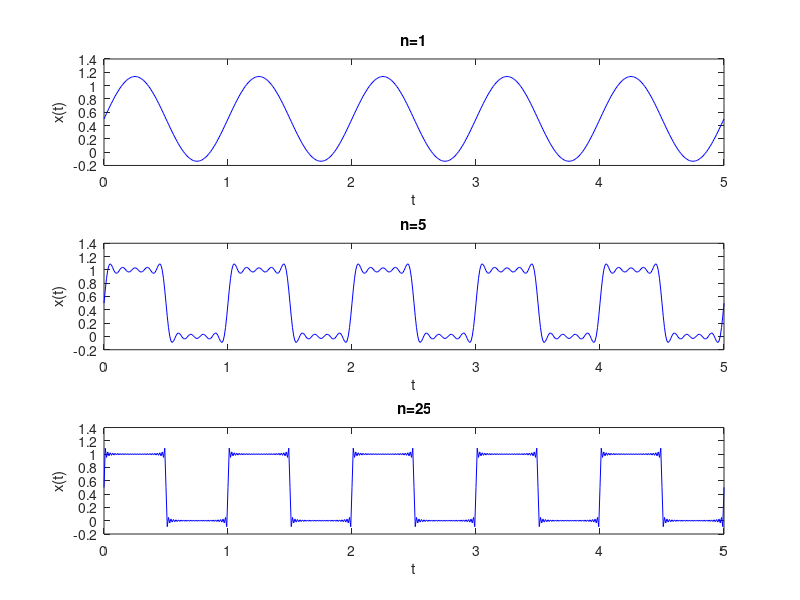

The MATLAB source for this figure:
clear all;
subplot(3 ,1 ,1);
T=1;
t=0:T/100:5;
x=1/2;
for n=1
      x=x+(2/pi)*(1/n)*sin((n*2*pi*t)/T);
end
plot(t,x,'b');
 plot(t,x,'b');
title('n=1');
xlabel(' t ')
ylabel('x(t)')
subplot(3 ,1 ,2);
T=1;
t=0:T/100:5;
x=1/2;
for n=1:2:10
      x=x+(2/pi)*(1/n)*sin((n*2*pi*t)/T);
end
plot(t,x,'b');
 plot(t,x,'b'); 
title('n=5');
xlabel('t')
ylabel('x(t)')
subplot(3 ,1 ,3);
T=1;
t=0:T/100:5;
x=1/2;
for n=1:2:50
      x=x+(2/pi)*(1/n)*sin((n*2*pi*t)/T);
end
plot(t,x,'b');
 plot(t,x,'b'); 
 title('n=25');
xlabel('t')
ylabel('x(t)')